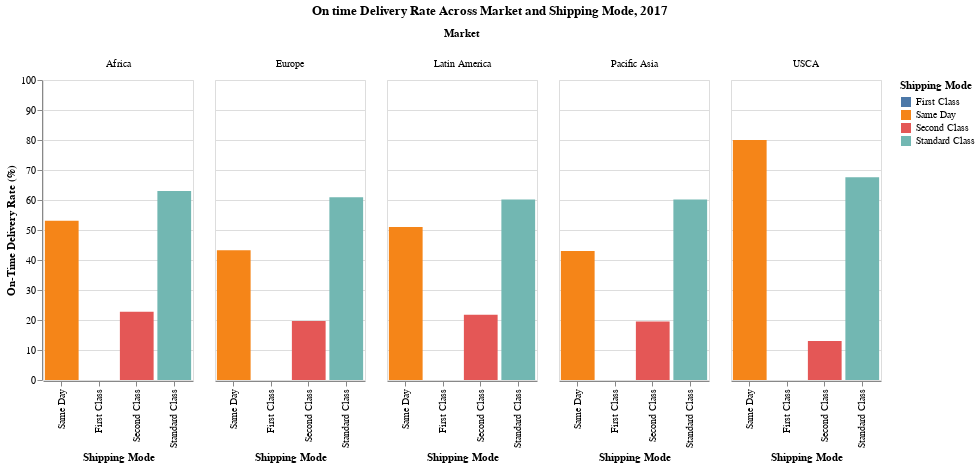

Notebook code for this chart:
### Code cell
# Define the desired order for the x-axis values
shipping_mode_order = ["Same Day", "First Class", "Second Class", "Standard Class"]

otd_chart = alt.Chart(otd_market).mark_bar().encode(
    x=alt.X("shipping_mode:N", title="Shipping Mode", sort=shipping_mode_order),
    y=alt.Y("on_time_delivery:Q", title="On-Time Delivery Rate (%)", scale=alt.Scale(domain=(0, 100))),
    color=alt.Color("shipping_mode:N", title="Shipping Mode"),
    column=alt.Column("market:N", title="Market"),
    tooltip=["market", "shipping_mode", "on_time_delivery"]
).properties(
    title=alt.TitleParams(
        text="On time Delivery Rate Across Market and Shipping Mode, 2017",
        anchor="middle",
        offset=10
    ),
    width=150,
    height=300
)

otd_chart

### Figure 1 — Vega-Lite specification as saved in the notebook (floating-point values rounded to 4 significant figures)
{"config": {"view": {"continuousWidth": 400, "continuousHeight": 300}}, "data": {"name": "data-530de677d22307273cae6b94c6a445be"}, "mark": "bar", "encoding": {"color": {"field": "shipping_mode", "title": "Shipping Mode", "type": "nominal"}, "column": {"field": "market", "title": "Market", "type": "nominal"}, "tooltip": [{"field": "market", "type": "nominal"}, {"field": "shipping_mode", "type": "nominal"}, {"field": "on_time_delivery", "type": "quantitative"}], "x": {"field": "shipping_mode", "sort": ["Same Day", "First Class", "Second Class", "Standard Class"], "title": "Shipping Mode", "type": "nominal"}, "y": {"field": "on_time_delivery", "scale": {"domain": [0, 100]}, "title": "On-Time Delivery Rate (%)", "type": "quantitative"}}, "height": 300, "title": {"text": "On time Delivery Rate Across Market and Shipping Mode, 2017", "anchor": "middle", "offset": 10}, "width": 150, "$schema": "https://vega.github.io/schema/vega-lite/v4.17.0.json", "datasets": {"data-530de677d22307273cae6b94c6a445be": [{"market": "Africa", "shipping_mode": "First Class", "on_time_delivery": 0.0}, {"market": "Africa", "shipping_mode": "Same Day", "on_time_delivery": 53.12}, {"market": "Africa", "shipping_mode": "Second Class", "on_time_delivery": 22.73}, {"market": "Africa", "shipping_mode": "Standard Class", "on_time_delivery": 62.96}, {"market": "Europe", "shipping_mode": "First Class", "on_time_delivery": 0.0}, {"market": "Europe", "shipping_mode": "Same Day", "on_time_delivery": 43.24}, {"market": "Europe", "shipping_mode": "Second Class", "on_time_delivery": 19.66}, {"market": "Europe", "shipping_mode": "Standard Class", "on_time_delivery": 60.91}, {"market": "Latin America", "shipping_mode": "First Class", "on_time_delivery": 0.0}, {"market": "Latin America", "shipping_mode": "Same Day", "on_time_delivery": 50.98}, {"market": "Latin America", "shipping_mode": "Second Class", "on_time_delivery": 21.77}, {"market": "Latin America", "shipping_mode": "Standard Class", "on_time_delivery": 60.2}, {"market": "Pacific Asia", "shipping_mode": "First Class", "on_time_delivery": 0.0}, {"market": "Pacific Asia", "shipping_mode": "Same Day", "on_time_delivery": 43.03}, {"market": "Pacific Asia", "shipping_mode": "Second Class", "on_time_delivery": 19.47}, {"market": "Pacific Asia", "shipping_mode": "Standard Class", "on_time_delivery": 60.16}, {"market": "USCA", "shipping_mode": "First Class", "on_time_delivery": 0.0}, {"market": "USCA", "shipping_mode": "Same Day", "on_time_delivery": 80.0}, {"market": "USCA", "shipping_mode": "Second Class", "on_time_delivery": 13.04}, {"market": "USCA", "shipping_mode": "Standard Class", "on_time_delivery": 67.61}]}}
